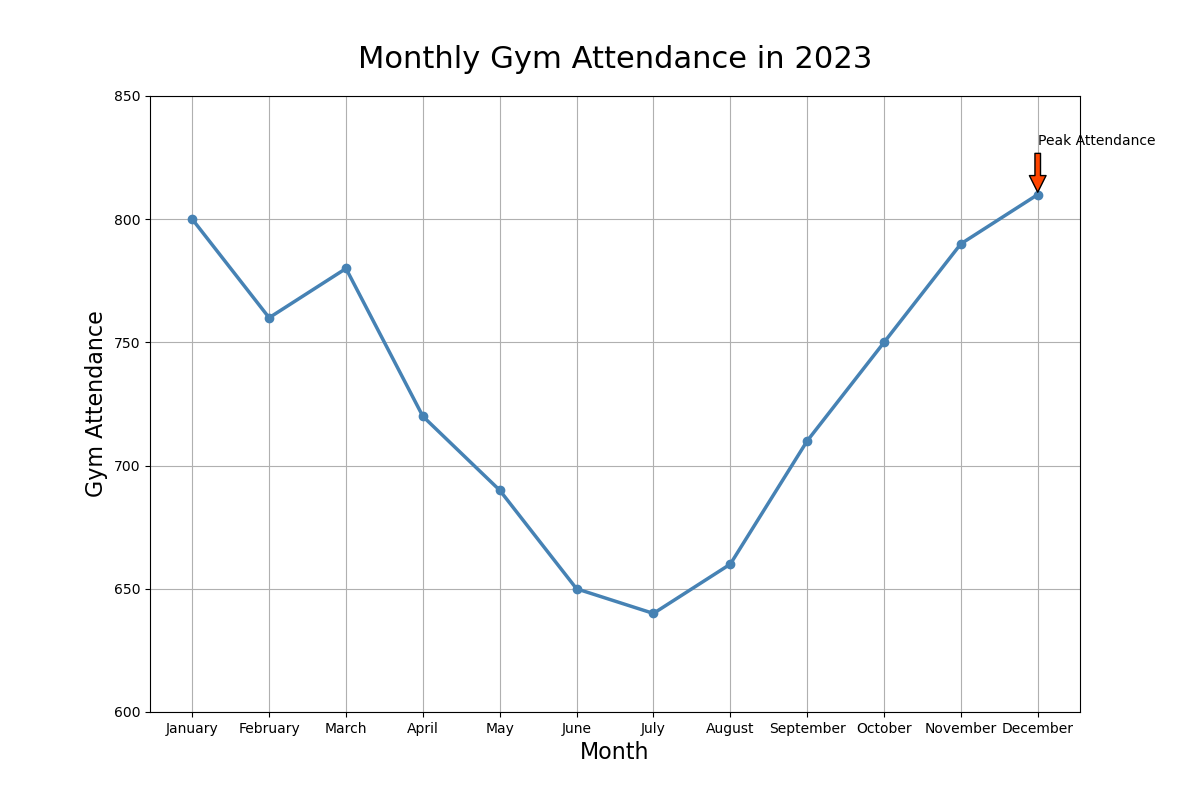

The script that drew this image:

import matplotlib.pyplot as plt

# Data
months = ['January', 'February', 'March', 'April', 'May', 'June', 'July', 'August', 'September', 'October', 'November', 'December']
gym_attendance = [800, 760, 780, 720, 690, 650, 640, 660, 710, 750, 790, 810]

# Plotting the line chart
plt.figure(figsize=(12, 8))  # Change width and height of the chart
plt.plot(months, gym_attendance, marker='o', linestyle='-', color='#4682B4', linewidth=2.5)  # Modify color scheme

# Adding title and labels
plt.title('Monthly Gym Attendance in 2023', fontsize=22, pad=20)
plt.xlabel('Month', fontsize=16)
plt.ylabel('Gym Attendance', fontsize=16)

# Adding an annotation for the highest gym attendance
highest_attendance_index = gym_attendance.index(max(gym_attendance))
highest_attendance_month = months[highest_attendance_index]
plt.annotate('Peak Attendance', xy=(highest_attendance_index, max(gym_attendance)), xytext=(highest_attendance_index, max(gym_attendance) + 20),
             arrowprops=dict(facecolor='#FF4500', shrink=0.05))

# Add a grid, set axis ranges, invert y-axis, and show the plot
plt.grid(True)
plt.ylim(850, 600)
plt.gca().invert_yaxis()
plt.show()
